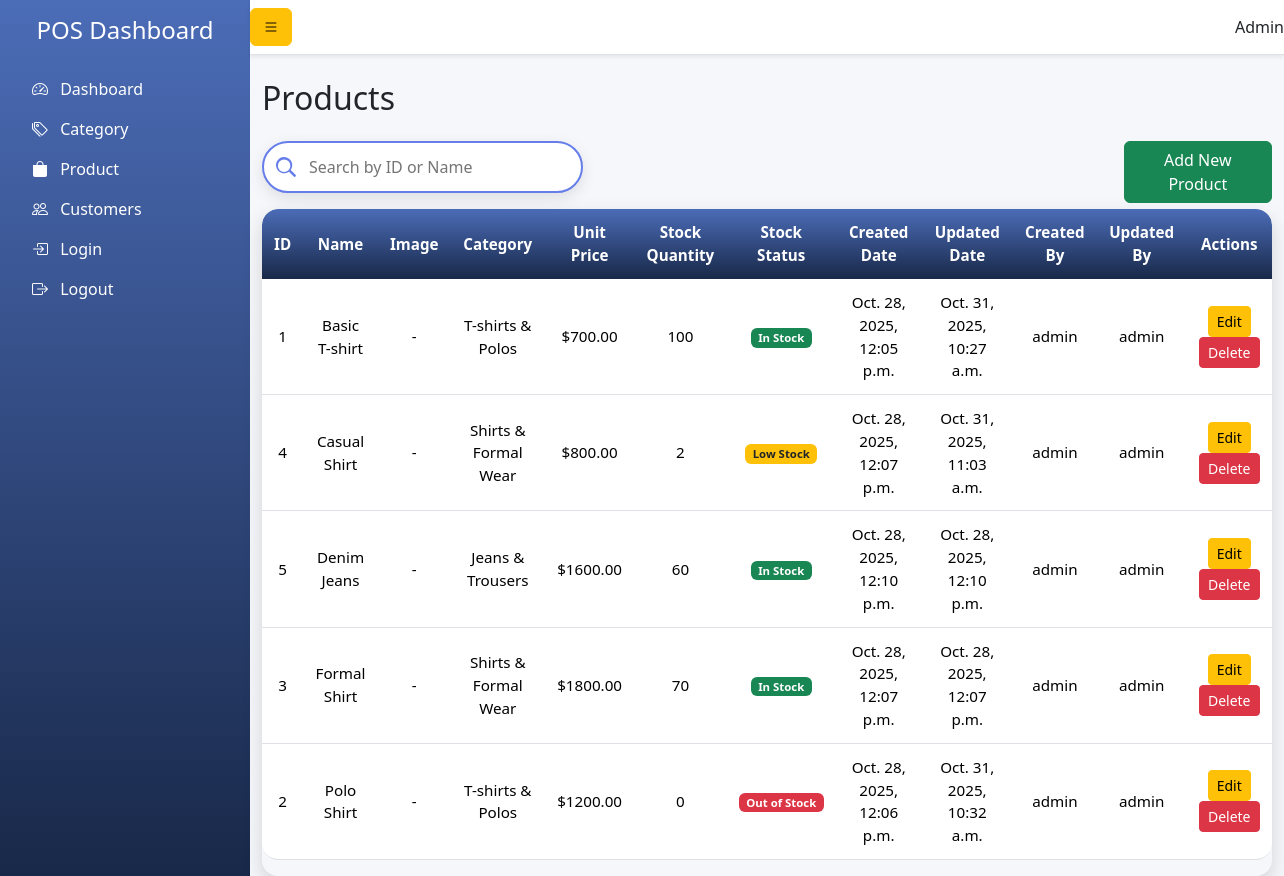
Screenshot of /products/ (signed in) with the database file from the repository.
### pos/models.py (models this page shows, shortened)
class Product(models.Model):
    name = models.CharField(max_length=150)
    image = models.ImageField(upload_to='products/', blank=True, null=True)
    category = models.ForeignKey(
        Category,
        on_delete=models.CASCADE,
        related_name='products'
    )
    unitprice = models.DecimalField(max_digits=10, decimal_places=2)
    stock_quantity = models.PositiveIntegerField(default=0)
    created_date = models.DateTimeField(auto_now_add=True)
    updated_date = models.DateTimeField(auto_now=True)
    created_by = models.ForeignKey(
        User,
        on_delete=models.SET_NULL,
        null=True,
        related_name='product_created_by'
    )
    updated_by = models.ForeignKey(
        User,
        on_delete=models.SET_NULL,
        null=True,
        related_name='product_updated_by'
    )
    class Meta:
        ordering = ['name']

class Category(models.Model):
    name = models.CharField(max_length=100, unique=True)
    created_date = models.DateTimeField(auto_now_add=True)
    updated_date = models.DateTimeField(auto_now=True)
    created_by = models.ForeignKey(
        User,
        on_delete=models.SET_NULL,
        null=True,
        related_name='category_created_by'
    )
    updated_by = models.ForeignKey(
        User,
        on_delete=models.SET_NULL,
        null=True,
        related_name='category_updated_by'
    )
    class Meta:
        verbose_name_plural = "Categories"
        ordering = ['name']

### pos/views.py (the view)
# urls.py: path('products/', views.product_list, name='product_list'),
@login_required
def product_list(request):
    search_query = request.GET.get('search', '')
    if search_query:
        products = Product.objects.filter(
            name__icontains=search_query
        )
    else:
        products = Product.objects.all()
    return render(request, 'pos/product_list.html', {'products': products, 'search_query': search_query})

### pos/templates/pos/product_list.html (shortened to what this page needs)
{% extends 'pos/base.html' %}
{% load static %}
{% block content %}
<h2 class="mb-4">Products</h2>
<div class="row">
    <div class="col-lg-4">
        <div class="mb-3">
    <input type="text" id="categorySearch" class="lu-search" placeholder="Search by ID or Name">
</div>
    </div>
    <div class="col-lg-4"></div>
    <div class="col-lg-2"></div>
    <div class="col-lg-2">
        <a href="{% url 'product_create' %}" class="btn btn-success">
               Add New Product
           </a>
    </div>
</div>
<div class="lu-table-wrapper">
    <table class="table lu-table" id="categoryTable">
        <thead>
                <tr>
                    <th>ID</th>
                    <th>Name</th>
                    <th>Image</th>
                    <th>Category</th>
                    <th>Unit Price</th>
                    <th>Stock Quantity</th>
                    <th>Stock Status</th>
                    <th>Created Date</th>
                    <th>Updated Date</th>
                    <th>Created By</th>
                    <th>Updated By</th>
                    <th>Actions</th>
                </tr>
        </thead>
 <tbody>
        {% for product in products %}
        <tr>
            <td>{{ product.id }}</td>
            <td>{{ product.name }}</td>
            <td>
                {% if product.image %}
                <img src="{{ product.image }}" alt="{{ product.name }}" width="50" height="50" style="border-radius:5px;">
                {% else %}
                -
                {% endif %}
            </td>
            <td>{{ product.category.name }}</td>
            <td>${{ product.unitprice }}</td>
            <td>{{ product.stock_quantity }}</td>
            <td>
                {% if product.stock_quantity == 0 %}
                    <span class="badge bg-danger">Out of Stock</span>
                {% elif product.stock_quantity <= 5 %}
                    <span class="badge bg-warning text-dark">Low Stock</span>
                {% else %}
                    <span class="badge bg-success">In Stock</span>
                {% endif %}
            </td>
            <td>{{ product.created_date }}</td>
            <td>{{ product.updated_date }}</td>
            <td>{{ product.created_by }}</td>
            <td>{{ product.updated_by }}</td>
            <td>
                <a href="{% url 'product_update' product.id %}" class="btn btn-warning btn-sm">Edit</a>
                <a href="{% url 'product_delete' product.id %}" class="btn btn-danger btn-sm"
                   onclick="return confirm('Are you sure you want to delete this product?');">Delete</a>
            </td>
        </tr>
        {% empty %}
        <tr><td colspan="9" class="text-center">No products found.</td></tr>
        {% endfor %}
    </tbody>
    </table>
</div>
{% endblock %}

### pos/static/css/style.css (style rules this page uses)
body { font-family: 'Segoe UI', sans-serif; background: #f5f7fa; }
.lu-search { width: 100%; padding: 12px 20px 12px 45px; border-radius: 30px; border: 2px solid #667eea; background: #fff; box-shadow: 0 5px 15px rgba(0,0,0,0.1); font-size: 1rem; transition: all 0.3s ease; outline: none; background-repeat: no-repeat; background-size: 20px; background-position: 12px center; }
.lu-table-wrapper { overflow-x: auto; border-radius: 1rem; box-shadow: 0 8px 20px rgba(0,0,0,0.15); border: none; }
.lu-table { border-collapse: separate; border-spacing: 0; width: 100%; min-width: 700px; font-size: 0.95rem; transition: all 0.3s ease; }
.lu-table thead th { background: linear-gradient(180deg, #4b6cb7, #182848) !important; color: #fff; font-weight: 600; text-align: center; vertical-align: middle; border: none; padding: 12px; transition: all 0.3s ease; }
.lu-table tbody td { background: #fff; padding: 12px; text-align: center; vertical-align: middle; transition: all 0.3s ease; }
.lu-table thead tr:first-child th:first-child { border-top-left-radius: 1rem; }
.lu-table thead tr:first-child th:last-child { border-top-right-radius: 1rem; }
.lu-table tbody tr:last-child td:first-child { border-bottom-left-radius: 1rem; }
.lu-table tbody tr:last-child td:last-child { border-bottom-right-radius: 1rem; }

### rows the page displays
Product: id "1", name "Basic T-shirt", category.name "T-shirts & Polos", unitprice "700.00", stock_quantity "100", shows "In Stock", created_date "Oct. 28, 2025, 12:05 p.m.", updated_date "Oct. 31, 2025, 10:27 a.m.", created_by "admin", updated_by "admin"
Product: id "4", name "Casual Shirt", category.name "Shirts & Formal Wear", unitprice "800.00", stock_quantity "2", shows "Low Stock", created_date "Oct. 28, 2025, 12:07 p.m.", updated_date "Oct. 31, 2025, 11:03 a.m.", created_by "admin", updated_by "admin"
Product: id "5", name "Denim Jeans", category.name "Jeans & Trousers", unitprice "1600.00", stock_quantity "60", shows "In Stock", created_date "Oct. 28, 2025, 12:10 p.m.", updated_date "Oct. 28, 2025, 12:10 p.m.", created_by "admin", updated_by "admin"
Product: id "3", name "Formal Shirt", category.name "Shirts & Formal Wear", unitprice "1800.00", stock_quantity "70", shows "In Stock", created_date "Oct. 28, 2025, 12:07 p.m.", updated_date "Oct. 28, 2025, 12:07 p.m.", created_by "admin", updated_by "admin"
Product: id "2", name "Polo Shirt", category.name "T-shirts & Polos", unitprice "1200.00", stock_quantity "0", shows "Out of Stock", created_date "Oct. 28, 2025, 12:06 p.m.", updated_date "Oct. 31, 2025, 10:32 a.m.", created_by "admin", updated_by "admin"
